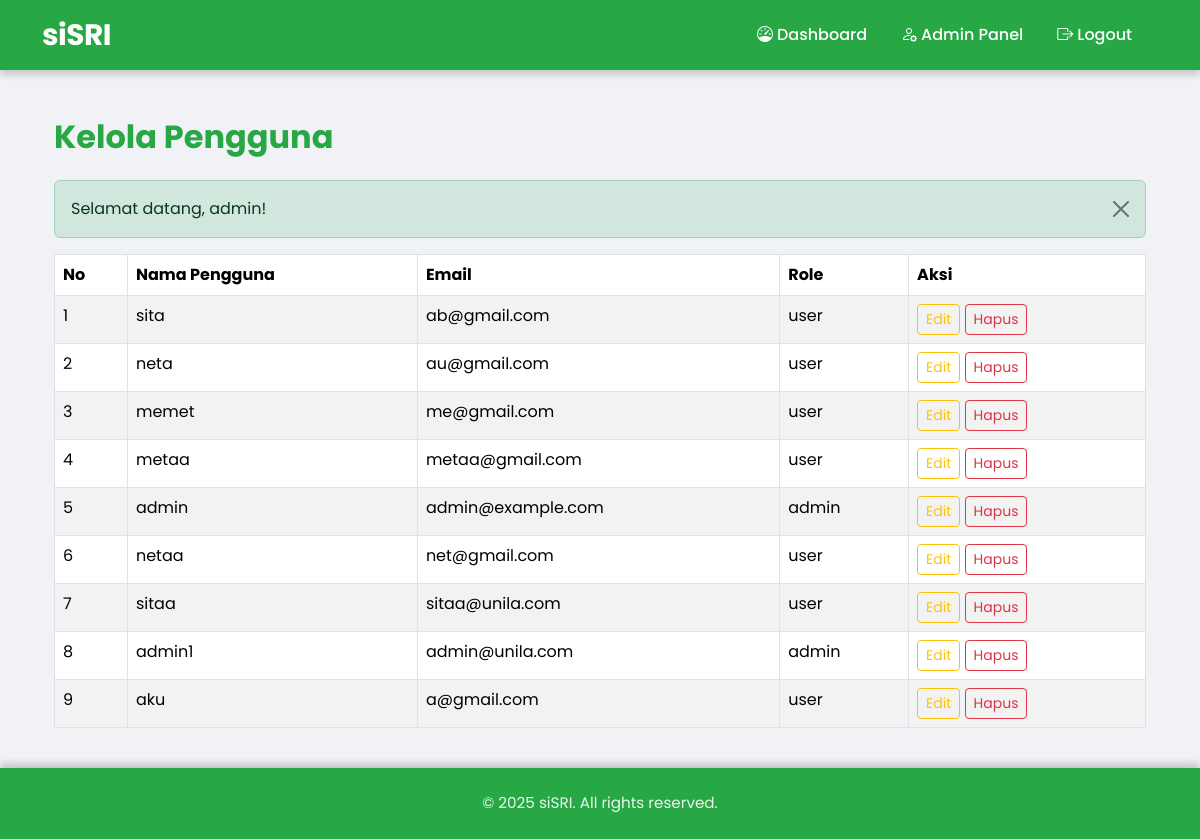
/views/rooms/kelola_pengguna.php (signed in), run on the app's committed database.
### tables this page shows
CREATE TABLE `users` (
  `id` int NOT NULL,
  `username` varchar(50) NOT NULL,
  `email` varchar(100) NOT NULL,
  `password_hash` varchar(255) NOT NULL,
  `role` enum('user','admin') DEFAULT 'user',
  `created_at` timestamp NULL DEFAULT CURRENT_TIMESTAMP
);

### config/session.php (called while the page is built, shortened)
<?php
function isLoggedIn() {
    return isset($_SESSION['user_id']);
}
function getFlashMessage() {
    if (isset($_SESSION['flash_message'])) {
        $message = [
            'message' => $_SESSION['flash_message'],
            'type' => $_SESSION['flash_type'] ?? 'info'
        ];
        return $message;
    }
    return null;
}
?>

### views/rooms/kelola_pengguna.php (the view, shortened to what this page needs)
<?php
require_once __DIR__ . '/../../config/session.php';
require_once __DIR__ . '/../../includes/header.php';
$message = getFlashMessage();
$query_users = "SELECT * FROM users";
$stmt_users = $pdo->prepare($query_users);
$stmt_users->execute();
$users = $stmt_users->fetchAll();
?>
<div class="container py-4">
    <h2 class="fw-bold text-success mb-4">Kelola Pengguna</h2>
    <?php if ($message): ?>
        <div class="alert alert-<?= $message['type'] ?> alert-dismissible fade show" role="alert">
            <?= htmlspecialchars($message['message']) ?>
            <button type="button" class="btn-close" data-bs-dismiss="alert" aria-label="Close"></button>
        </div>
    <?php endif; ?>
    <div class="table-responsive">
        <table class="table table-bordered table-striped">
            <thead>
                <tr>
                    <th>No</th>
                    <th>Nama Pengguna</th>
                    <th>Email</th>
                    <th>Role</th>
                    <th>Aksi</th>
                </tr>
            </thead>
            <tbody>
                <?php foreach ($users as $index => $user): ?>
                    <tr>
                        <td><?= $index + 1 ?></td>
                        <td><?= htmlspecialchars($user['username']) ?></td>
                        <td><?= htmlspecialchars($user['email']) ?></td>
                        <td><?= htmlspecialchars($user['role']) ?></td>
                        <td>
                            <a href="/sisri/views/users/edit_form.php?id=<?= $user['id'] ?>" class="btn btn-sm btn-outline-warning">Edit</a>
                            <a href="/sisri/views/users/delete.php?id=<?= $user['id'] ?>" class="btn btn-sm btn-outline-danger" onclick="return confirm('Anda yakin ingin menghapus pengguna ini?')">Hapus</a>
                        </td>
                    </tr>
                <?php endforeach; ?>
            </tbody>
        </table>
    </div>
</div>
<?php require_once __DIR__ . '/../../includes/footer.php'; ?>

### includes/header.php (shortened to what this page needs)
<?php
require_once __DIR__ . '/../config/session.php';
?>
<!DOCTYPE html>
<html lang="id">
<head>
    <link href="https://cdn.jsdelivr.net/npm/bootstrap@5.3.3/dist/css/bootstrap.min.css" rel="stylesheet">
    <link rel="stylesheet" href="https://cdn.jsdelivr.net/npm/bootstrap-icons@1.11.3/font/bootstrap-icons.min.css">
</head>
<body>
<nav class="navbar navbar-expand-lg fixed-top">
    <div class="container">
        <a class="navbar-brand" href="/sisri/index.php">siSRI</a>
        <div class="collapse navbar-collapse justify-content-end" id="navbarNav">
            <ul class="navbar-nav">
                <?php if (isLoggedIn()): ?>
                    <li class="nav-item">
                        <a class="nav-link <?= (strpos($_SERVER['REQUEST_URI'], 'dashboard.php') !== false && $_SESSION['role'] !== 'admin') ? 'active' : '' ?>" href="/sisri/views/dashboard.php">
                            <i class="bi bi-speedometer me-1"></i>Dashboard
                        </a>
                    </li>
                    <?php if (isset($_SESSION['role']) && $_SESSION['role'] === 'admin'): ?>
                    <li class="nav-item">
                        <a class="nav-link <?= (strpos($_SERVER['REQUEST_URI'], 'admin/dashboard') !== false) ? 'active' : '' ?>" href="/sisri/views/admin_dashboard.php">
                            <i class="bi bi-person-gear me-1"></i>Admin Panel
                        </a>
                    </li>
                    <?php endif; ?>
                    <li class="nav-item">
                        <a class="nav-link" href="/sisri/logout.php">
                            <i class="bi bi-box-arrow-right me-1"></i>Logout
                        </a>
                    </li>
                <?php endif; ?>
            </ul>
        </div>
    </div>
</nav>
<div class="container mt-4">

### includes/footer.php (shortened to what this page needs)
</div>
<footer class="main-footer">
    <div class="container">
        <p class="footer-copyright mb-0">&copy; <?= date('Y') ?> siSRI. All rights reserved.</p>
    </div>
</footer>
</body>
</html>

### includes/header.php (style rules this page uses)
body { font-family: 'Poppins', sans-serif; background-color: #f0f2f5; padding-top: 70px; }
.navbar { background-color: #28a745 !important; border-bottom: none; box-shadow: 0 4px 8px rgba(0, 0, 0, 0.2); }
.navbar-brand { font-weight: 700; color: #ffffff !important; font-size: 1.85rem; letter-spacing: -0.5px; transition: color 0.3s ease; }
.navbar .nav-link { color: #ffffff !important; font-weight: 500; margin-right: 18px; transition: color 0.3s ease, background-color 0.3s ease; padding: 8px 12px; border-radius: 5px; }
.main-footer { background-color: #28a745; color: #ffffff; padding: 1.5rem 0; box-shadow: 0 -4px 8px rgba(0, 0, 0, 0.2); border-top: none; text-align: center; }
.footer-copyright { font-size: 0.95rem; opacity: 0.9; margin-bottom: 0; }
.text-success { color: #28a745 !important; }

### includes/footer.php (style rules this page uses)
html, body { height: 100%; margin: 0; display: flex; flex-direction: column; }
.container { flex: 1; }
footer.main-footer { margin-top: auto; }

### data on the page
users: username "sita", email "ab@gmail.com", role "user"
users: username "neta", email "au@gmail.com", role "user"
users: username "memet", email "me@gmail.com", role "user"
users: username "metaa", email "metaa@gmail.com", role "user"
users: username "admin", email "admin@example.com", role "admin"
users: username "netaa", email "net@gmail.com", role "user"
users: username "sitaa", email "sitaa@unila.com", role "user"
users: username "admin1", email "admin@unila.com", role "admin"
users: username "aku", email "a@gmail.com", role "user"

### other printed values
$message['message'] "Selamat datang, admin!"
